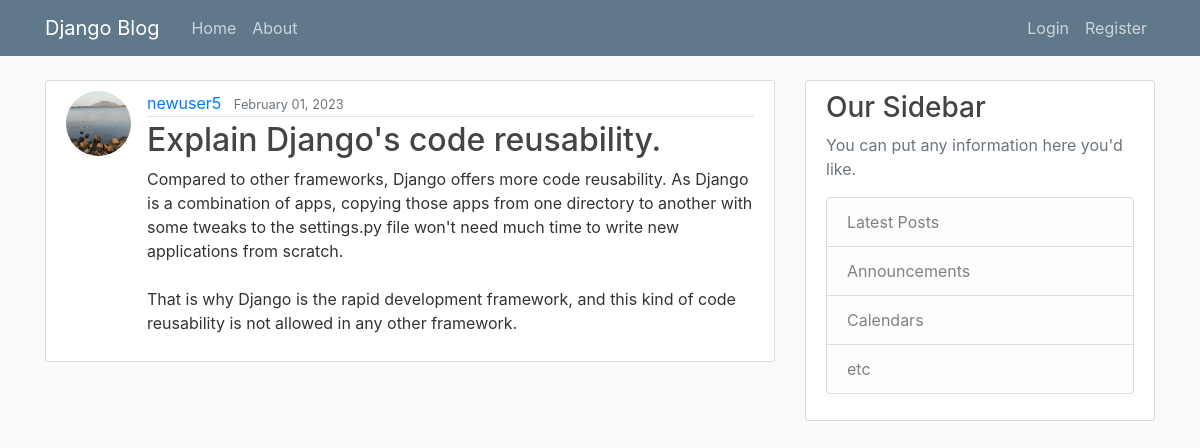
The page /post/22/ on the database its author committed.
### blogApp/models.py (models this page shows, shortened)
class post(models.Model):
    title = models.CharField(max_length=100)
    content = models.TextField()
    date_posted = models.DateTimeField(default=timezone.now) #actual function as default value so no ()
    author = models.ForeignKey(User, on_delete=models.CASCADE) # if user is deleted then posts are also deleted not viceversa

### users/models.py (models this page shows, shortened)
class profile(models.Model):
    user = models.OneToOneField(User, on_delete=models.CASCADE) # cascade -  if user is deleted then delete the profile, but if we delete profile, user isnt deleted
    image = models.ImageField(default='default.jpg', upload_to='profile_pics')
    bio = models.TextField()

### blogApp/views.py (the view)
# urls.py: path('post/<int:pk>/', PostDetailView.as_view(), name='post_detail'),
class PostDetailView(DetailView):
    model = post

### blogApp/templates/blogApp/post_detail.html (shortened to what this page needs)
{% extends 'blogApp/base.html' %}
{% block content %}
<article class="media content-section">
    <img class="rounded-circle article-img" src="{{ object.author.profile.image.url }}">
    <div class="media-body">
        <div class="article-metadata">
            <a class="mr-2" href="{% url 'user_posts' object.author.username %}">{{ object.author }}</a>
            <small class="text-muted">{{ object.date_posted|date:"F d, Y" }}</small>
        </div>
        <h2 class="article-title">{{ object.title }}</h2>
        <p class="article-content">{{ object.content }}</p>
    </div>
</article>
{% endblock %}

### blogApp/static/blogApp/main.css (style rules this page uses)
body { background: #fafafa; color: #333333; margin-top: 5rem; }
h1, h2, h3, h4, h5, h6 { color: #444444; }
.content-section { background: #ffffff; padding: 10px 20px; border: 1px solid #dddddd; border-radius: 3px; margin-bottom: 20px; }
.article-title { color: #444444; }
.article-content { white-space: pre-line; }
.article-img { height: 65px; width: 65px; margin-right: 16px; }
.article-metadata { padding-bottom: 1px; margin-bottom: 4px; border-bottom: 1px solid #e3e3e3 }

### rows shown on the page
post: author.profile.image (placeholder picture), author "newuser5", date_posted "February 01, 2023", title "Explain Django's code reusability.", content "Compared to other frameworks, Django offers more code reusability. As Django is a combination of apps, copying those apps from one directory to another with some tweaks to the settings.py file won't need much time to write new applications from scratch. That is why Django is the rapid development framework, and this kind of code reusability is not allowed in any other framework."
